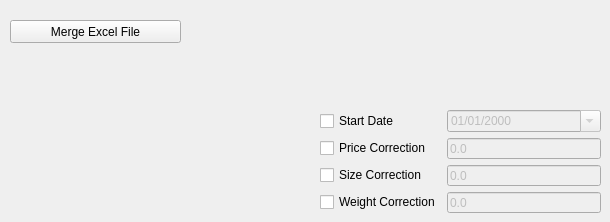
    <widget class="QWidget" name="configurationTab">
     <attribute name="title">
      <string>Configurations</string>
     </attribute>
     <widget class="QWidget" name="layoutWidget_2">
      <property name="geometry">
       <rect>
        <x>320</x>
        <y>110</y>
        <width>281</width>
        <height>103</height>
       </rect>
      </property>
      <layout class="QGridLayout" name="correctionWidget">
       <item row="0" column="0">
        <widget class="QCheckBox" name="checkBoxStartDate">
         <property name="sizePolicy">
          <sizepolicy hsizetype="Minimum" vsizetype="Fixed">
           <horstretch>0</horstretch>
           <verstretch>0</verstretch>
          </sizepolicy>
         </property>
         <property name="minimumSize">
          <size>
           <width>0</width>
           <height>20</height>
          </size>
         </property>
         <property name="text">
          <string>Start Date</string>
         </property>
        </widget>
       </item>
       <item row="0" column="1">
        <widget class="QDateEdit" name="dateEdit_2">
         <property name="enabled">
          <bool>false</bool>
         </property>
         <property name="sizePolicy">
          <sizepolicy hsizetype="Minimum" vsizetype="Fixed">
           <horstretch>0</horstretch>
           <verstretch>0</verstretch>
          </sizepolicy>
         </property>
         <property name="minimumSize">
          <size>
           <width>0</width>
           <height>20</height>
          </size>
         </property>
         <property name="displayFormat">
          <string>dd/MM/yyyy</string>
         </property>
         <property name="calendarPopup">
          <bool>true</bool>
         </property>
        </widget>
       </item>
       <item row="1" column="0">
        <widget class="QCheckBox" name="checkBoxPrice">
         <property name="sizePolicy">
          <sizepolicy hsizetype="Minimum" vsizetype="Fixed">
           <horstretch>0</horstretch>
           <verstretch>0</verstretch>
          </sizepolicy>
         </property>
         <property name="minimumSize">
          <size>
           <width>0</width>
           <height>20</height>
          </size>
         </property>
         <property name="text">
          <string>Price Correction</string>
         </property>
        </widget>
       </item>
       <item row="1" column="1">
        <widget class="QLineEdit" name="priceCorrection">
         <property name="enabled">
          <bool>false</bool>
         </property>
         <property name="sizePolicy">
          <sizepolicy hsizetype="Expanding" vsizetype="Fixed">
           <horstretch>0</horstretch>
           <verstretch>0</verstretch>
          </sizepolicy>
         </property>
         <property name="minimumSize">
          <size>
           <width>0</width>
           <height>20</height>
          </size>
         </property>
         <property name="text">
          <string>0.0</string>
         </property>
        </widget>
       </item>
       <item row="2" column="0">
        <widget class="QCheckBox" name="checkBoxSize">
         <property name="sizePolicy">
          <sizepolicy hsizetype="Minimum" vsizetype="Fixed">
           <horstretch>0</horstretch>
           <verstretch>0</verstretch>
          </sizepolicy>
         </property>
         <property name="minimumSize">
          <size>
           <width>0</width>
           <height>20</height>
          </size>
         </property>
         <property name="text">
          <string>Size Correction</string>
         </property>
        </widget>
       </item>
       <item row="2" column="1">
        <widget class="QLineEdit" name="sizeCorrection">
         <property name="enabled">
          <bool>false</bool>
         </property>
         <property name="sizePolicy">
          <sizepolicy hsizetype="Expanding" vsizetype="Fixed">
           <horstretch>0</horstretch>
           <verstretch>0</verstretch>
          </sizepolicy>
         </property>
         <property name="minimumSize">
          <size>
           <width>0</width>
           <height>20</height>
          </size>
         </property>
         <property name="text">
          <string>0.0</string>
         </property>
        </widget>
       </item>
       <item row="3" column="0">
        <widget class="QCheckBox" name="checkBoxWeight">
         <property name="sizePolicy">
          <sizepolicy hsizetype="Minimum" vsizetype="Fixed">
           <horstretch>0</horstretch>
           <verstretch>0</verstretch>
          </sizepolicy>
         </property>
         <property name="minimumSize">
          <size>
           <width>0</width>
           <height>20</height>
          </size>
         </property>
         <property name="text">
          <string>Weight Correction</string>
         </property>
        </widget>
       </item>
       <item row="3" column="1">
        <widget class="QLineEdit" name="weightCorrection">
         <property name="enabled">
          <bool>false</bool>
         </property>
         <property name="sizePolicy">
          <sizepolicy hsizetype="Expanding" vsizetype="Fixed">
           <horstretch>0</horstretch>
           <verstretch>0</verstretch>
          </sizepolicy>
         </property>
         <property name="minimumSize">
          <size>
           <width>0</width>
           <height>20</height>
          </size>
         </property>
         <property name="text">
          <string>0.0</string>
         </property>
        </widget>
       </item>
      </layout>
     </widget>
     <widget class="QPushButton" name="mergeExcelFile">
      <property name="geometry">
       <rect>
        <x>10</x>
        <y>20</y>
        <width>171</width>
        <height>23</height>
       </rect>
      </property>
      <property name="text">
       <string>Merge Excel File</string>
      </property>
     </widget>
    </widget>
